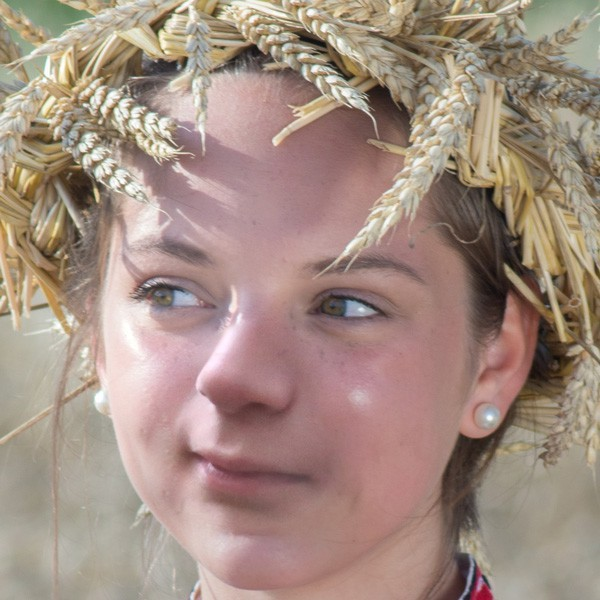
#> input picture apps/real-and-fake-face-detection/fake/easy_106_0011.resaved.jpg, 600 x 600 px; its folder holds 3 pictures in this run
$ python image_detection_forged.py
#> lines starting #> are read from the running program, lines starting #| are printed output that depends on the picture
import numpy as np
import seaborn as sns
from sklearn.preprocessing import LabelEncoder

np.random.seed(2)

from sklearn.model_selection import train_test_split
from sklearn.metrics import confusion_matrix

from keras.utils.np_utils import to_categorical  # convert to one-hot-encoding
from keras.models import Sequential
from keras.layers import Dense, Dropout, Flatten, Conv2D, MaxPool2D
from keras.optimizers import RMSprop
from keras.callbacks import EarlyStopping

from pylab import *
from PIL import Image, ImageChops, ImageEnhance

import itertools
import os
import matplotlib.pyplot as plot

sns.set(style='white', context='notebook', palette='deep')


def remove_saved():
    labels = os.listdir('real-and-fake-face-detection/')
    for label in labels:
        pics = os.listdir('real-and-fake-face-detection/{}/'.format(label))
        for pic in pics:
            if "renamed" in pic:
                os.remove('real-and-fake-face-detection/{}/{}'.format(label, pic))
    print("files removed. ")


def convert_to_ela_image(path, quality):
#> called with quality = 90
    filename = path
    resaved_filename = filename.split('.')[0] + '.resaved.jpg'
    ELA_filename = filename.split('.')[0] + '.ela.png'
    im = Image.open(filename).convert('RGB')
#> im is the input picture: PIL image 600x600 RGB; mean R, G, B 163.2, 141.2, 129.7
    im.save(resaved_filename, 'JPEG', quality=quality)
    resaved_im = Image.open(resaved_filename)
    ela_im = ImageChops.difference(im, resaved_im)
    extrema = ela_im.getextrema()
#> extrema = ((0, 8), (0, 4), (0, 11))
    max_diff = max([ex[1] for ex in extrema])
#> max_diff = 11
    if max_diff == 0:
        max_diff = 1
    scale = 255.0 / max_diff
#> scale = 23.18
    ela_im = ImageEnhance.Brightness(ela_im).enhance(scale)
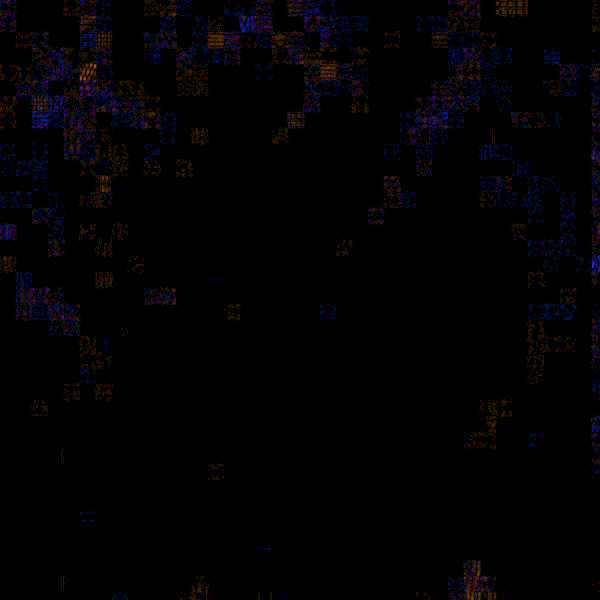
#> ela_im: PIL image 600x600 RGB; mean R, G, B 2.3, 1.5, 3
    return ela_im


labels = os.listdir('real-and-fake-face-detection/')

x_data = []
y_data = []

for label in labels:
    pics = os.listdir('real-and-fake-face-detection/{}/'.format(label))
    for pic in pics:
        x_data.append(array(convert_to_ela_image('real-and-fake-face-detection/{}/{}'.format(label, pic), 90).resize(
            (128, 128))).flatten() / 255.0)
        y_data.append(label)
#> pass 2 of the loop `for label in labels:`:
#> pics = ['real_00004.resaved.jpg']
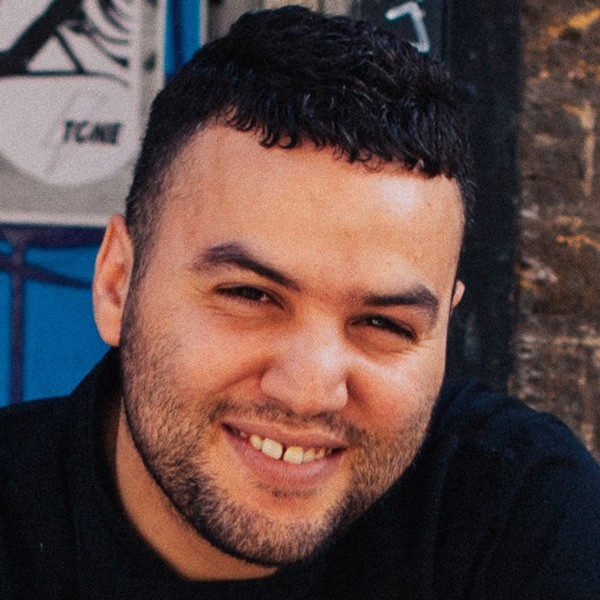
#> input picture apps/real-and-fake-face-detection/real/real_00004.resaved.jpg, 600 x 600 px
#> in convert_to_ela_image, im is the input picture: PIL image 600x600 RGB; mean R, G, B 92.6, 71.1, 68.2
#> extrema = ((0, 11), (0, 4), (0, 9))
#> in convert_to_ela_image (call 4), `ela_im = ImageEnhance.Brightness(ela_im).enhance(scale)`:
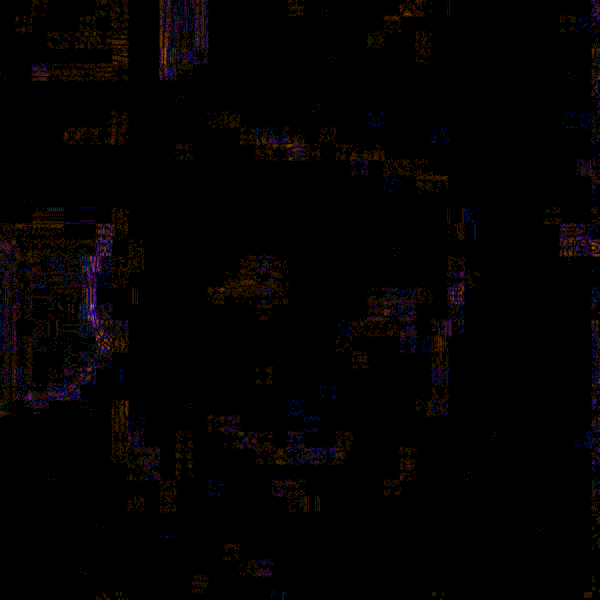
#> ela_im: PIL image 600x600 RGB; mean R, G, B 3.2, 1.7, 1.8

x_data = np.array(x_data)
y_data = np.array(y_data)

x_data = x_data.reshape(-1, 128, 128, 3)

enc = LabelEncoder().fit(y_data)
y_encoded = enc.transform(y_data)
#> (the run stopped early here; a loop or call above may not have finished)
